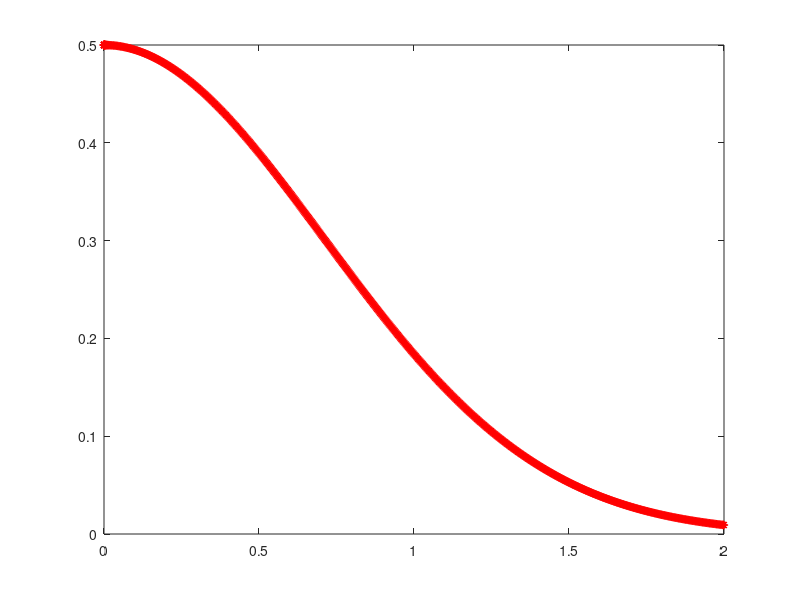

Source code (MATLAB):
clear
close all
clc

yp=@(t,y) -2*t*y;
y_ext=@(t) exp(-t.^2)/2;

tspan=[0 2];
y0=0.5;

option=odeset("RelTol",1e-10,"MaxStep",0.01);
[t,y]=ode45(yp,tspan,y0,option);

plot(t,y_ext(t),'k',t,y,'r*')

rel_err_2=norm(y-y_ext(t),2)./norm(y_ext(t),2)